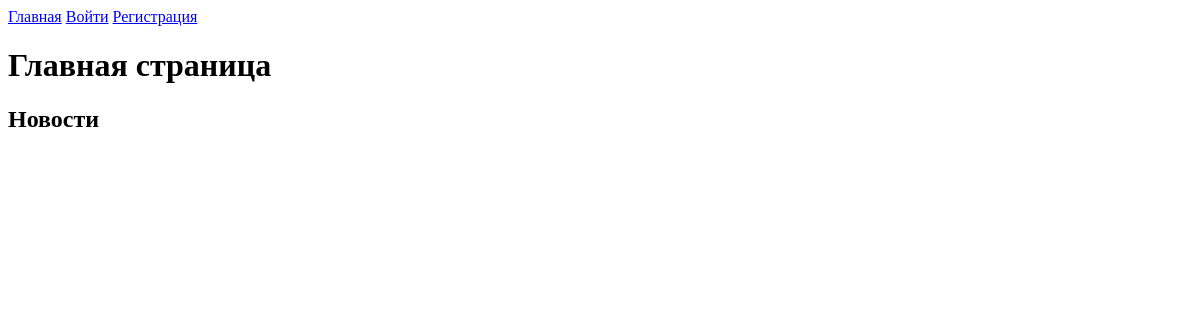
Before: / with the older database file.
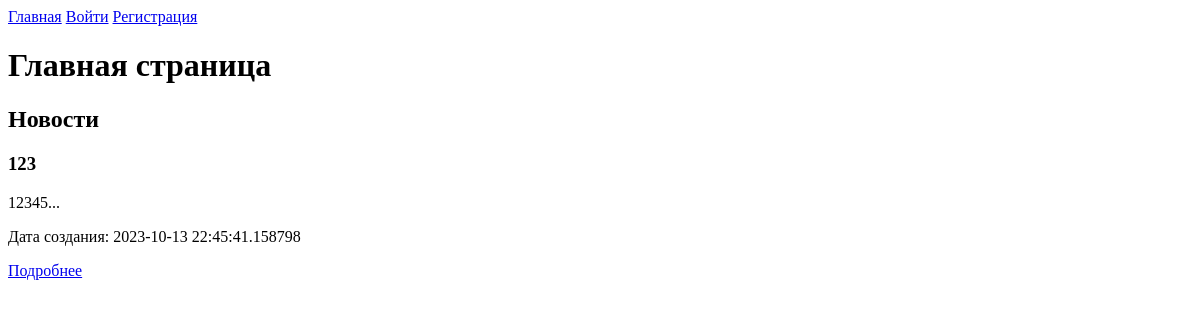
After: the same page with the newer database file.
### app/app_service.py (models this page shows)
class Post(db.Model):
    id = db.Column(db.Integer, primary_key=True)
    title = db.Column(db.String(100), nullable=False)
    content = db.Column(db.String(255), nullable=False)
    created_at = db.Column(db.DateTime, default=datetime.now)
    user_id = db.Column(db.Integer, db.ForeignKey('user.id'), nullable=False)
    author = db.relationship('User', backref='posts')
    comments = db.relationship('Comment', backref='post', lazy='dynamic')

### app/app_service.py (the view)
@app.route('/')
@limiter.limit("3 per second")
def index():
    posts = Post.query.all()
    return render_template('index.html', title="Главная страница", posts=posts)

### app/templates/index.html (shortened to what this page needs)
{% extends 'base.html' %}
{% block content %}
    <head>
    </head>
    <h1>Главная страница</h1>
    <h2>Новости</h2>
    <div>
        {% for post in posts %}
            <div>
                <h3>{{ post.title }}</h3>
                <p>{{ post.content[:300] + "..." }}</p>
                <p>Дата создания: {{ post.created_at }}</p>
                <a href="{{ url_for('view_post', post_id=post.id) }}">Подробнее</a>
            </div>
        {% endfor %}
    </div>
{% endblock %}

### app/templates/base.html (shortened to what this page needs)
<!DOCTYPE html>
<html lang="ru">
<head>
    <link type="text/css" href="{{ url_for('static', filename='css/styles.css')}}" rel="stylesheet">
</head>
<body>
    <div>
        <div>
            <a href="/">Главная</a>
            {% if current_user.is_authenticated %}
                <a href="/new_post">Создать пост</a>
                <a href="/my_profile">Мой профиль</a>
                <a href="/logout">Выйти</a>
            {% else %}
                <a href="/login">Войти</a>
                <a href="/register">Регистрация</a>
            {% endif %}
        </div>
        <div>
            {% block content %}
            {% endblock %}
        </div>
    </div>
</body>
</html>

Changed rows visible on the page:
added Post: title "123", content "12345...", created_at "2023-10-13 22:45:41.158798"
